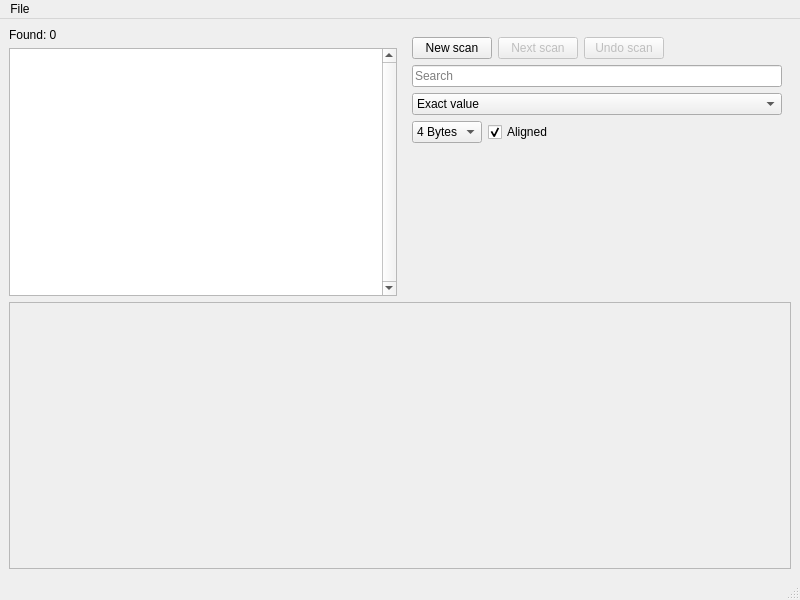
<?xml version="1.0" encoding="UTF-8"?>
<ui version="4.0">
 <class>MainWindow</class>
 <widget class="QMainWindow" name="MainWindow">
  <property name="enabled">
   <bool>true</bool>
  </property>
  <property name="geometry">
   <rect>
    <x>0</x>
    <y>0</y>
    <width>800</width>
    <height>600</height>
   </rect>
  </property>
  <property name="windowTitle">
   <string>MainWindow</string>
  </property>
  <widget class="QWidget" name="centralwidget">
   <layout class="QVBoxLayout" name="verticalLayout_6">
    <item>
     <layout class="QHBoxLayout" name="horizontalLayout_4">
      <item>
       <layout class="QVBoxLayout" name="verticalLayout_4">
        <item>
         <widget class="QLabel" name="amount_found">
          <property name="toolTip">
           <string>A max of 100 000 entries will be shown at a time</string>
          </property>
          <property name="text">
           <string>Found: 0</string>
          </property>
          <property name="buddy">
           <cstring>found_table</cstring>
          </property>
         </widget>
        </item>
        <item>
         <widget class="QTableView" name="found_table">
          <property name="verticalScrollBarPolicy">
           <enum>Qt::ScrollBarAlwaysOn</enum>
          </property>
          <property name="horizontalScrollBarPolicy">
           <enum>Qt::ScrollBarAsNeeded</enum>
          </property>
          <property name="sizeAdjustPolicy">
           <enum>QAbstractScrollArea::AdjustIgnored</enum>
          </property>
          <property name="alternatingRowColors">
           <bool>true</bool>
          </property>
          <property name="selectionMode">
           <enum>QAbstractItemView::SingleSelection</enum>
          </property>
          <property name="selectionBehavior">
           <enum>QAbstractItemView::SelectRows</enum>
          </property>
          <property name="showGrid">
           <bool>false</bool>
          </property>
          <property name="gridStyle">
           <enum>Qt::NoPen</enum>
          </property>
         </widget>
        </item>
       </layout>
      </item>
      <item>
       <widget class="QWidget" name="scan_widget" native="true">
        <property name="enabled">
         <bool>true</bool>
        </property>
        <property name="sizePolicy">
         <sizepolicy hsizetype="MinimumExpanding" vsizetype="Preferred">
          <horstretch>0</horstretch>
          <verstretch>0</verstretch>
         </sizepolicy>
        </property>
        <property name="minimumSize">
         <size>
          <width>0</width>
          <height>0</height>
         </size>
        </property>
        <layout class="QVBoxLayout" name="verticalLayout">
         <item>
          <layout class="QVBoxLayout" name="scan_layout">
           <item>
            <layout class="QHBoxLayout" name="search_button_layout">
             <item>
              <widget class="QPushButton" name="new_scan">
               <property name="enabled">
                <bool>true</bool>
               </property>
               <property name="text">
                <string>New scan</string>
               </property>
              </widget>
             </item>
             <item>
              <widget class="QPushButton" name="next_scan">
               <property name="enabled">
                <bool>false</bool>
               </property>
               <property name="text">
                <string>Next scan</string>
               </property>
              </widget>
             </item>
             <item>
              <widget class="QPushButton" name="undo_scan">
               <property name="enabled">
                <bool>false</bool>
               </property>
               <property name="whatsThis">
                <string>&lt;html&gt;&lt;head/&gt;&lt;body&gt;&lt;p&gt;Currently not available&lt;/p&gt;&lt;/body&gt;&lt;/html&gt;</string>
               </property>
               <property name="text">
                <string>Undo scan</string>
               </property>
              </widget>
             </item>
             <item>
              <spacer name="horizontalSpacer_3">
               <property name="orientation">
                <enum>Qt::Horizontal</enum>
               </property>
               <property name="sizeHint" stdset="0">
                <size>
                 <width>40</width>
                 <height>20</height>
                </size>
               </property>
              </spacer>
             </item>
            </layout>
           </item>
           <item>
            <widget class="QLineEdit" name="search_for">
             <property name="enabled">
              <bool>true</bool>
             </property>
             <property name="placeholderText">
              <string>Search</string>
             </property>
            </widget>
           </item>
           <item>
            <widget class="QComboBox" name="scan_matching">
             <property name="enabled">
              <bool>true</bool>
             </property>
             <item>
              <property name="text">
               <string>Exact value</string>
              </property>
             </item>
            </widget>
           </item>
           <item>
            <layout class="QHBoxLayout" name="horizontalLayout_7">
             <item>
              <widget class="QComboBox" name="scan_byte_size">
               <property name="enabled">
                <bool>true</bool>
               </property>
               <property name="currentIndex">
                <number>2</number>
               </property>
               <item>
                <property name="text">
                 <string>1 Byte</string>
                </property>
               </item>
               <item>
                <property name="text">
                 <string>2 Bytes</string>
                </property>
               </item>
               <item>
                <property name="text">
                 <string>4 Bytes</string>
                </property>
               </item>
               <item>
                <property name="text">
                 <string>8 Bytes</string>
                </property>
               </item>
              </widget>
             </item>
             <item>
              <widget class="QCheckBox" name="aligned">
               <property name="text">
                <string>Aligned</string>
               </property>
               <property name="checked">
                <bool>true</bool>
               </property>
              </widget>
             </item>
             <item>
              <spacer name="horizontalSpacer_4">
               <property name="orientation">
                <enum>Qt::Horizontal</enum>
               </property>
               <property name="sizeHint" stdset="0">
                <size>
                 <width>40</width>
                 <height>20</height>
                </size>
               </property>
              </spacer>
             </item>
            </layout>
           </item>
           <item>
            <spacer name="verticalSpacer_2">
             <property name="orientation">
              <enum>Qt::Vertical</enum>
             </property>
             <property name="sizeHint" stdset="0">
              <size>
               <width>20</width>
               <height>40</height>
              </size>
             </property>
            </spacer>
           </item>
          </layout>
         </item>
        </layout>
       </widget>
      </item>
     </layout>
    </item>
    <item>
     <widget class="QTreeView" name="saved_results">
      <property name="enabled">
       <bool>false</bool>
      </property>
     </widget>
    </item>
   </layout>
  </widget>
  <widget class="QMenuBar" name="menubar">
   <property name="enabled">
    <bool>true</bool>
   </property>
   <property name="geometry">
    <rect>
     <x>0</x>
     <y>0</y>
     <width>800</width>
     <height>30</height>
    </rect>
   </property>
   <widget class="QMenu" name="menuFile">
    <property name="enabled">
     <bool>true</bool>
    </property>
    <property name="title">
     <string>File</string>
    </property>
    <addaction name="actionAttach"/>
   </widget>
   <addaction name="menuFile"/>
  </widget>
  <widget class="QStatusBar" name="statusbar">
   <property name="enabled">
    <bool>true</bool>
   </property>
  </widget>
  <action name="actionAttach">
   <property name="enabled">
    <bool>true</bool>
   </property>
   <property name="text">
    <string>Attach</string>
   </property>
   <property name="toolTip">
    <string>Attach to a process</string>
   </property>
   <property name="statusTip">
    <string>Disabled if you're not root</string>
   </property>
   <property name="whatsThis">
    <string>Disabled if you're not root</string>
   </property>
   <property name="shortcut">
    <string>F2</string>
   </property>
  </action>
 </widget>
 <resources/>
 <connections/>
</ui>
